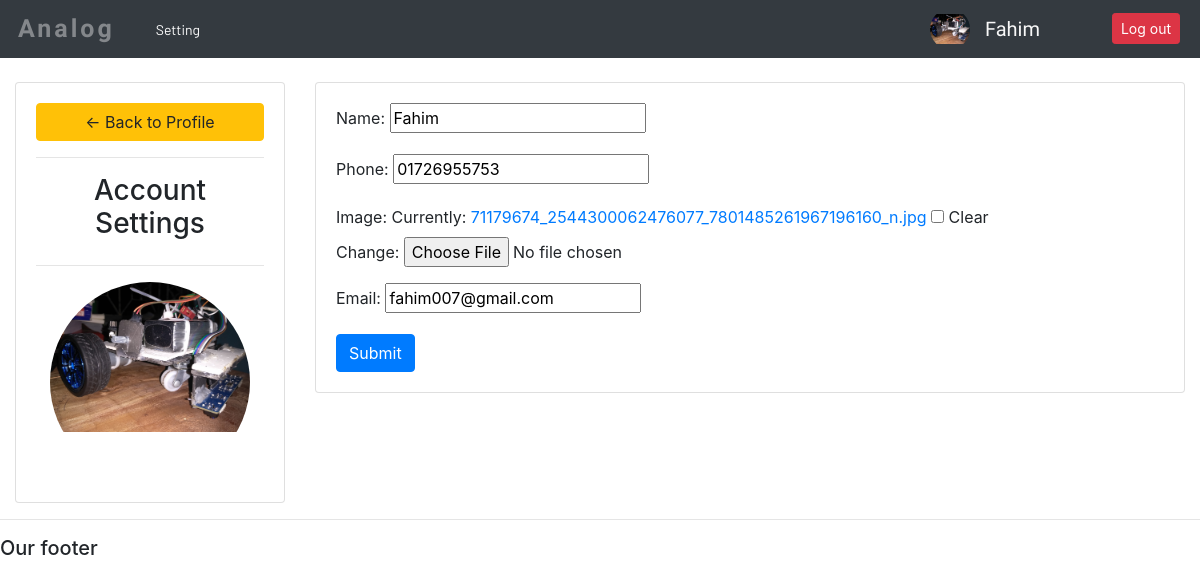
/user_setting/ (signed in), run on an earlier commit of the app's database.
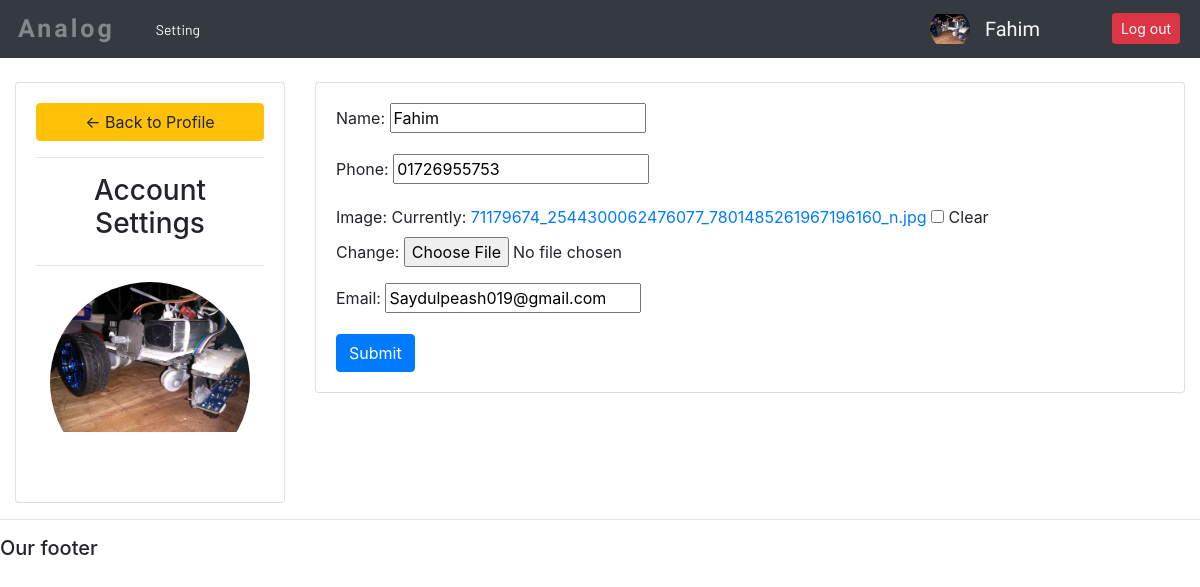
And on a later commit of the database.
### analog/models.py (models this page shows, shortened)
class Customer(models.Model):
    user = models.OneToOneField(User, null=True, on_delete=models.CASCADE)
    name = models.CharField(max_length=200, null=True)
    phone = models.CharField(max_length=11, null=True)
    image=models.ImageField(default='defult.png',null=True,blank=True)
    email = models.CharField(max_length=50, null=True)
    date_created = models.DateTimeField(auto_now_add=True)

### analog/c_decorators.py (the view)
        def wraper_function(request, *args, **kwargs):
            group = None
            if request.user.groups.exists():
                group = request.user.groups.all()[0].name
            if group in allowed_roles:
                return view_func(request, *args, **kwargs)
            else:
                return HttpResponse("you are not authorised to view this page..")

### analog/forms.py
class CustomerForm(ModelForm):
    class Meta:
        model = Customer
        fields = '__all__'
        exclude = ['user']

### analog/views.py (called while the page is built)
@login_required(login_url='log_in')
@allowed_users(allowed_roles='Customer')
def settingProfile(request):
    form = CustomerForm(instance=request.user.customer)
    if request.method == 'POST':
        form = CustomerForm(request.POST, request.FILES, instance=request.user.customer)
        if form.is_valid():
            form.save()
            return redirect('user_setting')
    context = {
        'form': form,
    }
    return render(request, 'analog/setting.html', context)

### templates/analog/setting.html (shortened to what this page needs)
{% extends 'analog/main.html' %}
{% load static %}
{% block content %}
<br>
<div class="row">
	<div class="col-md-3">
		<div class="card card-body">
			<a class="btn btn-warning" href="{% url 'home' %}"> &#8592; Back to Profile</a>
			<hr>
			<h3 style="text-align: center">Account Settings</h3>
			<hr>
			<div class="profile-pic"><img  src="{{request.user.customer.image.url}}" ></div>
		</div>
	</div>
	<div class="col-md-9">
		<div class="card card-body">
			<form method="POST" action="" enctype="multipart/form-data">
				{{form.as_p}}
			<input class="btn btn-primary" type="submit" name="Update Information">
			</form>
		</div>
	</div>
</div>
{% endblock %}

### templates/analog/main.html (shortened to what this page needs)
{% load static %}
<!DOCTYPE html>
<head>
	<link rel="stylesheet" href="https://stackpath.bootstrapcdn.com/bootstrap/4.3.1/css/bootstrap.min.css">
	<link rel="stylesheet" type="text/css" href="{% static '/css/main.css' %}">
	<link rel="stylesheet" type="text/css" href="{% static '/css/nbar.css' %}">
</head>
<body>
	{%  include 'analog/navbar.html' %}
	<div class="container-fluid">
	{% block content %}
	{% endblock %}
    </div>
	<hr>
	<h5>Our footer</h5>
</body>
</html>

### templates/analog/navbar.html (shortened to what this page needs)
{% load static %}
<nav class="navbar navbar-expand-lg navbar-dark bg-dark">
  <a class="navbar-brand" href="#"><p id="logo">Analog</p></a>
  <div class="collapse navbar-collapse" id="navbarNav">
    {% if request.user.is_staff %}
        <ul class="navbar-nav">
      <li class="nav-item active">
        <a class="nav-link" href="{% url 'home' %}"><p>Dashboard</p></a>
      </li>
      <li class="nav-item">
        <a class="nav-link" href="{% url 'products' %}"><p>Products</p></a>
      </li>
      <li class="nav-item">
        <a class="nav-link" href="#"><p>Customers</p></a>
      </li>
    </ul>
        {% else %}
        <ul class="navbar-nav">
        <li class="nav-item">
        <a class="nav-link" href="{% url 'user_setting' %}"><p>Setting</p></a>
      </li>
        </ul>
      {% endif %}
      <div class="profile">
        <div id="profile">
            <span id="profile_name"><p>{{ request.user.username }}</p></span>
          <div class="pp"><img src="{{ request.user.customer.image.url }}"></div>
        </div>
        <span id="logout"><a id="logout_btn" href="{% url 'log_out' %}" class="btn btn-sm btn-danger">Log out</a> </span>
    </div>
  </div>
</nav>

### static/css/nbar.css (style rules this page uses)
.navbar-brand #logo { padding: 0; margin: 0; font-weight: 800; color: rgba(253, 253, 253, 0.4); font-size: 25px; letter-spacing: 3px; }
.navbar-brand { padding: 2px; }
.nav-link p { color: rgb(251, 251, 251); font-family: 'Barlow', sans-serif; font-size: 14px; padding: 5px 15px; width: fit-content; border-radius: 3px; margin: 0; }
.nav-link { margin: 0; height: 30px; padding: 0; }

### templates/analog/navbar.html (style rules this page uses)
.profile { display: flex; width: 250px; justify-content: space-between; position: absolute; right: 20px; align-items: center; }
#profile_name { padding: 0; margin: 0; }
#profile_name p { color: #f8f8f8; padding: 0; margin: 0; font-size: 20px; font-family: 'Zen Tokyo Zoo', cursive; }
#logo { font-family: 'Righteous', cursive; }
.pp { height: 40px; width: 40px; display: flex; align-items: center; justify-content: center; border-radius: 50%; margin-right: 15px; box-sizing: border-box; overflow: hidden; }
.pp img { height: auto; width: 40px; }
#profile { display: flex; flex-direction: row-reverse; width: fit-content; align-items: center; }

### templates/analog/setting.html (style rules this page uses)
.profile-pic { width: 200px; height:200px; margin: 0 auto; border-radius: 50%; box-sizing: border-box; overflow: hidden; }
.profile-pic img { width: 200px; height: auto; }

What changed in the data, as far as the page shows it:
changed Customer "Fahim": email "fahim007@gmail.com" → "Saydulpeash019@gmail.com"
